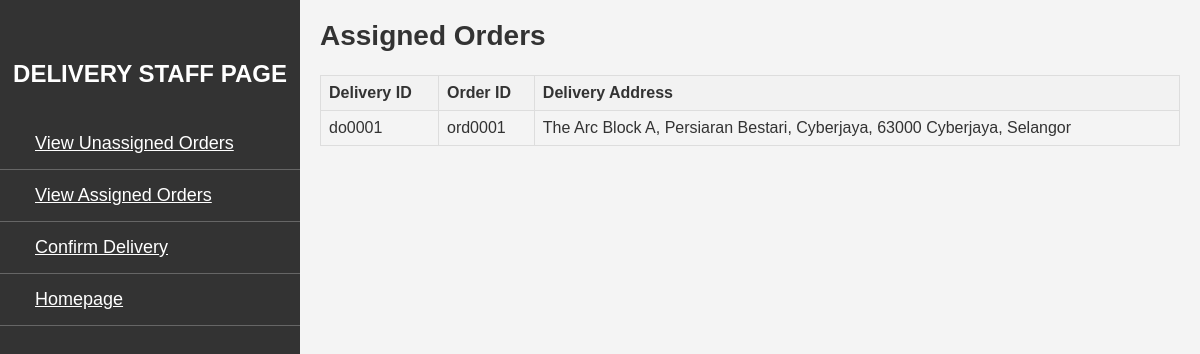
Page /view_assigned_orders/ on the committed database.
### viewunassignedorder/models.py (models this page shows, shortened)
class DeliveryOrder(models.Model):
    delivery_id = models.CharField(max_length=10)
    order_id = models.CharField(max_length=50, null=True, blank=True)
    delivery_staff = models.ForeignKey(User, on_delete=models.SET_NULL, null=True, blank=True)
    delivery_address = models.CharField(max_length=100, null=True)
    STATUS_CHOICES = (('Unassigned', 'Unassigned'),('Accepted', 'Accepted'),('Declined', 'Declined'),('Completed', 'Completed'))
    delivery_status = models.CharField(max_length=20, choices=STATUS_CHOICES, default='Unassigned')
    delivery_pic = models.ImageField(upload_to='proof_photo/', null=True, blank=True)

### viewunassignedorder/views.py (the view)
# urls.py: path('view_assigned_orders/', views.view_assigned_orders, name='view_assigned_orders'),
def view_assigned_orders(request):
    assigned_orders = DeliveryOrder.objects.filter(delivery_status='Accepted')
    return render(request, 'viewunassignedorder/view_assigned_orders.html', {'orders': assigned_orders})

### viewproducts/context_processors.py (called while the page is built)
def cart(request):
    return {'cart': Cart(request)}

### viewunassignedorder/templates/viewunassignedorder/view_assigned_orders.html (shortened to what this page needs)
<!DOCTYPE html>
<html lang="en">
<head>
    <link rel="stylesheet" href="https://cdnjs.cloudflare.com/ajax/libs/font-awesome/5.15.4/css/all.min.css">
</head>
<body>
    <div class="sidebar">
        <h2>DELIVERY STAFF PAGE</h2>
        <ul>
            <li><a href="{% url 'view_unassigned_orders' %}" class="button">View Unassigned Orders</a></li>
            <li><a href="{% url 'view_assigned_orders' %}" class="button">View Assigned Orders</a></li>
            <li><a href="{% url 'confirm_order' %}" class="button">Confirm Delivery</a></li>
            <li><a href="/" class="button">Homepage</a></li>
        </ul>
    </div>
    <div class="content">
        {% block content %}
            <h2>Assigned Orders</h2>
            {% if orders %}
                <table>
                    <thead>
                        <tr>
                            <th>Delivery ID</th>
                            <th>Order ID</th>
                            <th>Delivery Address</th>
                        </tr>
                    </thead>
                    <tbody>
                        {% for order in orders %}
                            <tr>
                                <td>{{ order.delivery_id }}</td>
                                <td>{{ order.order_id }}</td>
                                <td>{{ order.delivery_address }}</td>
                            </tr>
                        {% endfor %}
                    </tbody>
                </table>
            {% else %}
                <p>No assigned orders available.</p>
            {% endif %}
        {% endblock %}
    </div>
</body>
</html>

### viewunassignedorder/templates/viewunassignedorder/view_assigned_orders.html (style rules this page uses)
body { margin: 0; font-family: 'Arial', sans-serif; background-color: #f4f4f4; color: #333; }
.sidebar { position: fixed; top: 0; left: 0; width: 300px; height: 100%; background-color: #333; padding-top: 60px; color: #fff; font-size: 18px; font-family: Arial, sans-serif; }
.sidebar h2 { text-align: center; margin-bottom: 30px; color: #fff; font-size: 24px; text-decoration: none; }
.sidebar ul { list-style-type: none; padding: 0; margin: 0; }
.sidebar li { padding: 15px; text-align: left; cursor: pointer; transition: background-color 0.3s; border-bottom: 1px solid #666; }
.content { margin-left: 300px; padding: 20px; }
.button { color: #fff; border: none; padding: 10px 20px; cursor: pointer; border-radius: 5px; transition: color 0.3s; }
table { width: 100%; border-collapse: collapse; margin-top: 20px; }
th, td { border: 1px solid #ddd; padding: 8px; text-align: left; }
th { background-color: #f2f2f2; }
h2 { margin-top: 0; font-size: 28px; color: #333; }
.content { animation: fadeIn 0.5s ease-in-out; }

### rows in the picture
DeliveryOrder: delivery_id "do0001", order_id "ord0001", delivery_address "The Arc Block A, Persiaran Bestari, Cyberjaya, 63000 Cyberjaya, Selangor"
